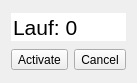
<?xml version="1.0" encoding="UTF-8"?>
<ui version="4.0">
 <class>RunWidget</class>
 <widget class="QWidget" name="RunWidget">
  <property name="geometry">
   <rect>
    <x>0</x>
    <y>0</y>
    <width>109</width>
    <height>83</height>
   </rect>
  </property>
  <property name="windowTitle">
   <string>Run</string>
  </property>
  <layout class="QVBoxLayout" name="verticalLayout">
   <item>
    <widget class="QSpinBox" name="num">
     <property name="font">
      <font>
       <pointsize>16</pointsize>
      </font>
     </property>
     <property name="frame">
      <bool>false</bool>
     </property>
     <property name="readOnly">
      <bool>true</bool>
     </property>
     <property name="buttonSymbols">
      <enum>QAbstractSpinBox::NoButtons</enum>
     </property>
     <property name="prefix">
      <string>Lauf: </string>
     </property>
    </widget>
   </item>
   <item>
    <layout class="QHBoxLayout" name="buttonLayout">
     <item>
      <widget class="QToolButton" name="activateButton">
       <property name="text">
        <string>Activate</string>
       </property>
       <property name="icon">
        <iconset theme="go-next">
         <normaloff>.</normaloff>.</iconset>
       </property>
      </widget>
     </item>
     <item>
      <widget class="QToolButton" name="cancelButton">
       <property name="text">
        <string>Cancel</string>
       </property>
       <property name="icon">
        <iconset theme="gtk-cancel">
         <normaloff>.</normaloff>.</iconset>
       </property>
      </widget>
     </item>
    </layout>
   </item>
  </layout>
 </widget>
 <resources/>
 <connections/>
</ui>
